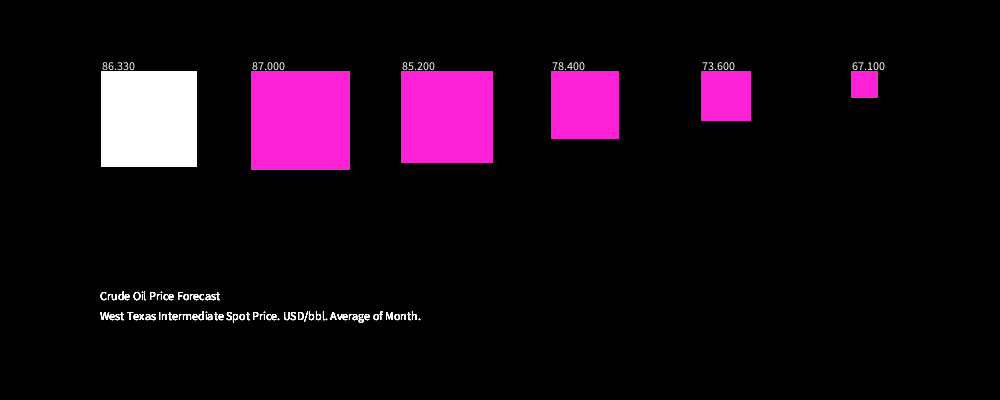
Frame 1 (no input)
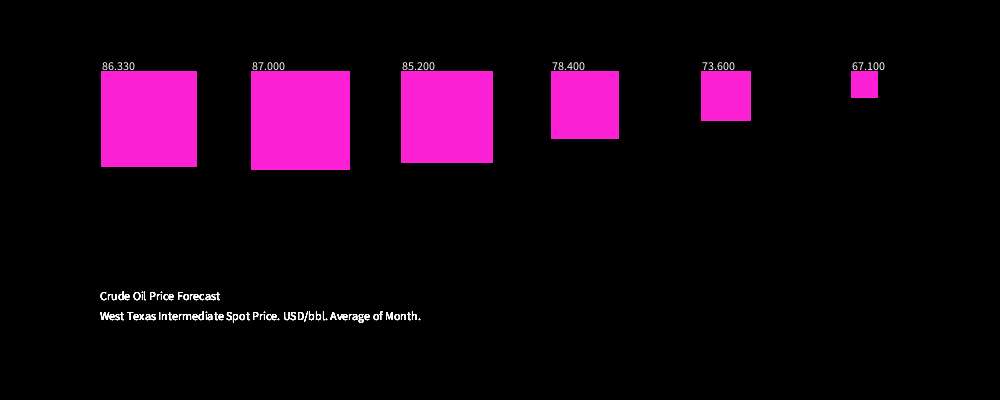
Frame 60 (the mouse pressed at the canvas centre just before this capture)
Frame 120 (the mouse held since frame 60 and released just before this capture): identical to frame 60, image omitted

The Processing sketch that drew these frames (run headless with seeded random() and noise(); from frame 60 on, the mouse is pressed at the canvas centre):

// Processing sketch: processing_39594
// ── processing_39594.pde

//Emily Gorman
//HW DUE: sep 29th
//Crude Oil Price Forecast (http://www.forecasts.org/oil.htm)

float data[] = {86.33,87.0,85.2,78.4,73.6,67.1,62.6,59.2,59.6};

void setup(){
  background(0);
  size(1000,400);
  smooth();
  
}


void draw(){
  background(0);
  for(int i = 0; i < data.length; i++){
    float rectSize = map(data[i],59.2,87.0,0,100);
    rect(i*150+100,100-30,rectSize,rectSize);
    fill(255,255,255);
     fill(252,250,250);
  text("Crude Oil Price Forecast",100,300);
  text("West Texas Intermediate Spot Price. USD/bbl. Average of Month.",100,320);
    text(data[i],i*150+100,100-30);
    fill(252,33,213);
    
  }
}
